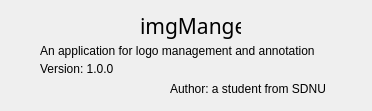
<?xml version="1.0" encoding="UTF-8"?>
<ui version="4.0">
 <class>Dialog</class>
 <widget class="QDialog" name="Dialog">
  <property name="geometry">
   <rect>
    <x>0</x>
    <y>0</y>
    <width>372</width>
    <height>111</height>
   </rect>
  </property>
  <property name="windowTitle">
   <string>Dialog</string>
  </property>
  <widget class="QLabel" name="label">
   <property name="geometry">
    <rect>
     <x>170</x>
     <y>20</y>
     <width>55</width>
     <height>18</height>
    </rect>
   </property>
   <property name="text">
    <string/>
   </property>
  </widget>
  <widget class="QLabel" name="label_2">
   <property name="geometry">
    <rect>
     <x>140</x>
     <y>10</y>
     <width>101</width>
     <height>31</height>
    </rect>
   </property>
   <property name="font">
    <font>
     <family>Dyuthi</family>
     <pointsize>16</pointsize>
     <weight>50</weight>
     <bold>false</bold>
    </font>
   </property>
   <property name="text">
    <string>imgManger</string>
   </property>
  </widget>
  <widget class="QLabel" name="label_3">
   <property name="geometry">
    <rect>
     <x>40</x>
     <y>30</y>
     <width>301</width>
     <height>41</height>
    </rect>
   </property>
   <property name="text">
    <string>An application for logo management and annotation</string>
   </property>
  </widget>
  <widget class="QLabel" name="label_4">
   <property name="geometry">
    <rect>
     <x>40</x>
     <y>60</y>
     <width>91</width>
     <height>18</height>
    </rect>
   </property>
   <property name="text">
    <string>Version: 1.0.0</string>
   </property>
  </widget>
  <widget class="QLabel" name="label_5">
   <property name="geometry">
    <rect>
     <x>170</x>
     <y>80</y>
     <width>171</width>
     <height>18</height>
    </rect>
   </property>
   <property name="text">
    <string>Author: a student from SDNU</string>
   </property>
  </widget>
 </widget>
 <resources/>
 <connections/>
</ui>
